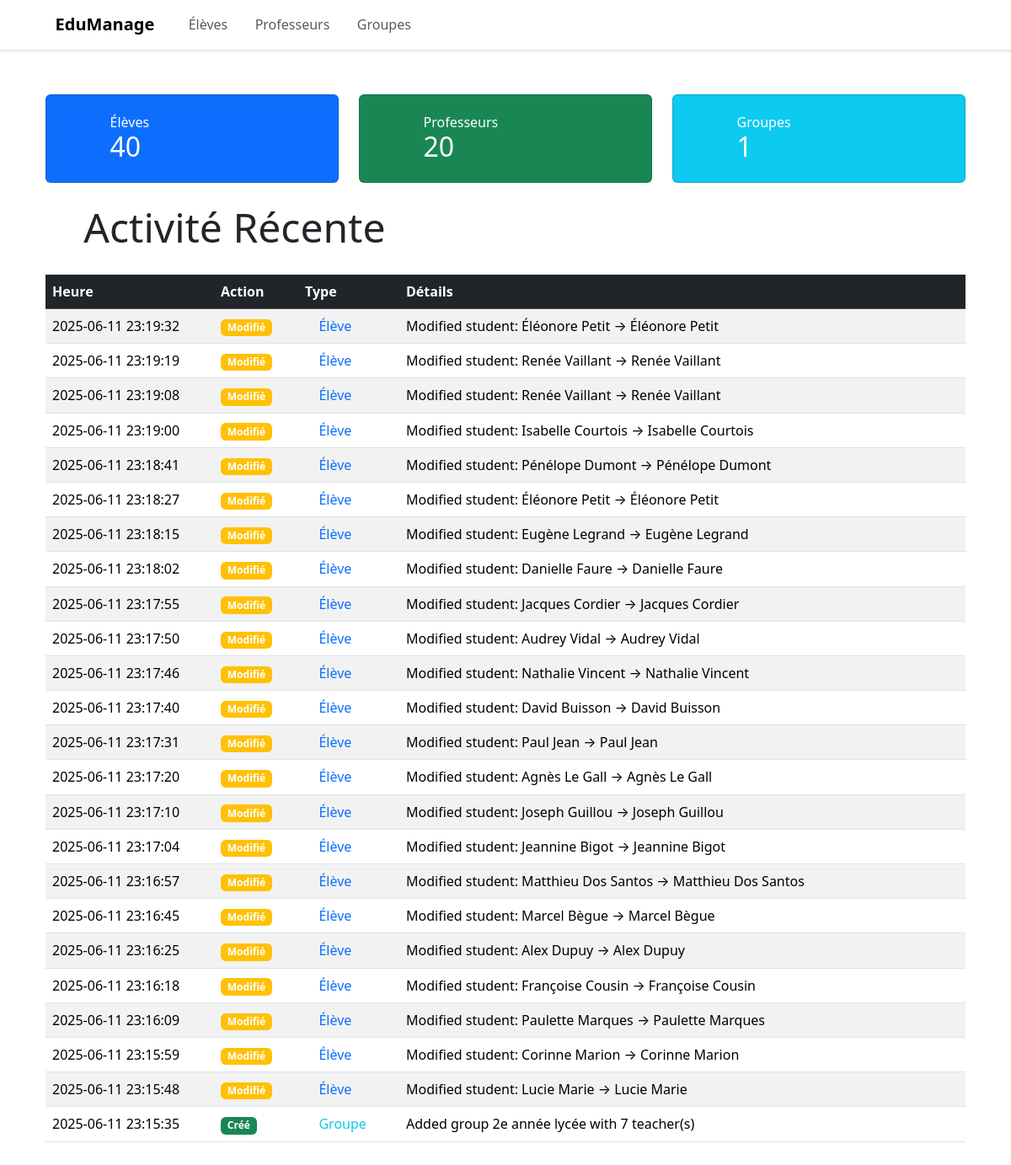
Page / (signed in) on the earlier database version.
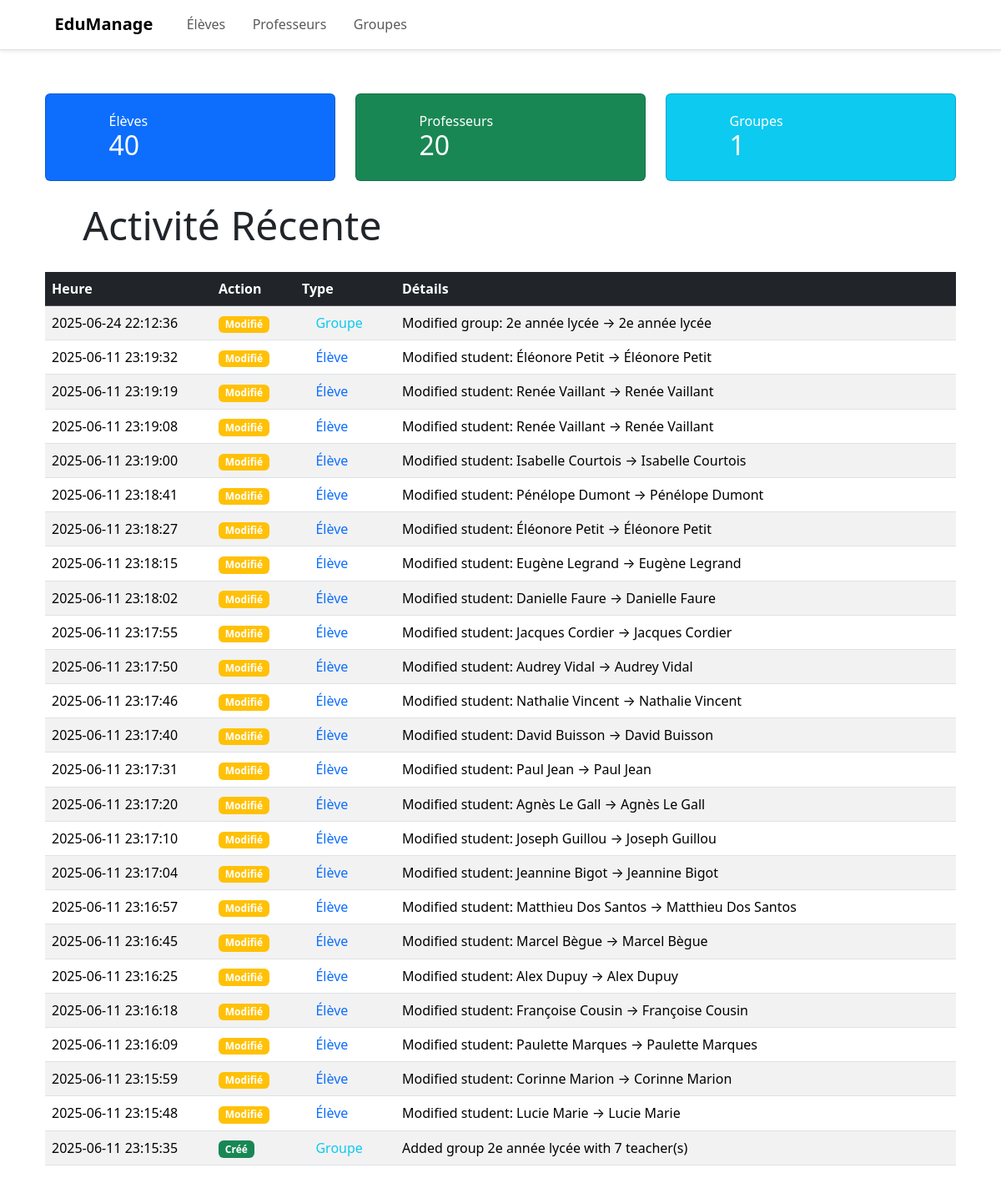
Same page on the later database version.
### app/models.py (models this page shows, shortened)
class Log(db.Model):
    id = db.Column(db.Integer, primary_key=True)
    action = db.Column(db.String(200), nullable=False)
    timestamp = db.Column(db.DateTime, nullable=False, default=datetime.utcnow)
    details = db.Column(db.String(500), nullable=True)
    entity_type = db.Column(db.String(50), nullable=False)
    user_id = db.Column(db.Integer, nullable=True)

### app/api/__init__.py (the view)
    @app.route("/")
    @login_required
    def home():
        logs = Log.query.order_by(Log.timestamp.desc()).limit(50).all()
        stats = {
            'student_count': Student.query.count(),
            'teacher_count': Teacher.query.count(),
            'group_count': Group.query.count()
        }
        return render_template("home.html", logs=logs, stats=stats)

### app/api/__init__.py (called while the page is built)
def register_routes(app):
    @app.route("/")
    @login_required
    def home():
        logs = Log.query.order_by(Log.timestamp.desc()).limit(50).all()
        stats = {
            'student_count': Student.query.count(),
            'teacher_count': Teacher.query.count(),
            'group_count': Group.query.count()
        }
        return render_template("home.html", logs=logs, stats=stats)
    register_student_routes(app)
    register_teacher_routes(app)
    register_group_routes(app)

### app/auth/auth.py (called while the page is built)
def login_required(f):
    @wraps(f)
    def decorated_function(*args, **kwargs):
        if 'logged_in' not in session:
            return redirect(url_for('login'))
        return f(*args, **kwargs)
    return decorated_function

### templates/home.html (shortened to what this page needs)
{% extends "base.html" %}
{% block content %}
<div class="container">
    <div class="row mb-4">
        <div class="col-md-4">
            <div class="card bg-primary text-white">
                <div class="card-body">
                    <div class="d-flex align-items-center">
                        <i class="bi bi-mortarboard display-4 me-3"></i>
                        <div>
                            <h6 class="card-title mb-0">Élèves</h6>
                            <h2 class="card-text mb-0">{{ stats.student_count }}</h2>
                        </div>
                    </div>
                </div>
            </div>
        </div>
        <div class="col-md-4">
            <div class="card bg-success text-white">
                <div class="card-body">
                    <div class="d-flex align-items-center">
                        <i class="bi bi-person-workspace display-4 me-3"></i>
                        <div>
                            <h6 class="card-title mb-0">Professeurs</h6>
                            <h2 class="card-text mb-0">{{ stats.teacher_count }}</h2>
                        </div>
                    </div>
                </div>
            </div>
        </div>
        <div class="col-md-4">
            <div class="card bg-info text-white">
                <div class="card-body">
                    <div class="d-flex align-items-center">
                        <i class="bi bi-people display-4 me-3"></i>
                        <div>
                            <h6 class="card-title mb-0">Groupes</h6>
                            <h2 class="card-text mb-0">{{ stats.group_count }}</h2>
                        </div>
                    </div>
                </div>
            </div>
        </div>
    </div>
    <div class="row align-items-center mb-4">
        <div class="col">
            <h1 class="display-5 mb-0">
                <i class="bi bi-clock-history me-2"></i>Activité Récente
            </h1>
        </div>
    </div>
    {% if logs %}
    <div class="table-responsive">
        <table class="table table-striped table-hover">
            <thead class="table-dark">
                <tr>
                    <th style="width: 200px">Heure</th>
                    <th style="width: 100px">Action</th>
                    <th style="width: 120px">Type</th>
                    <th>Détails</th>
                </tr>
            </thead>
            <tbody>
                {% for log in logs %}
                <tr>
                    <td>{{ log.timestamp.strftime('%Y-%m-%d %H:%M:%S') }}</td>
                    <td>
                        {% if log.action == 'create' %}
                        <span class="badge bg-success">Créé</span>
                        {% elif log.action == 'update' %}
                        <span class="badge bg-warning">Modifié</span>
                        {% elif log.action == 'delete' %}
                        <span class="badge bg-danger">Supprimé</span>
                        {% endif %}
                    </td>
                    <td>
                        {% if log.entity_type == 'student' %}
                        <span class="text-primary">
                            <i class="bi bi-mortarboard me-1"></i>Élève
                        </span>
                        {% elif log.entity_type == 'teacher' %}
                        <span class="text-success">
                            <i class="bi bi-person-workspace me-1"></i>Professeur
                        </span>
                        {% elif log.entity_type == 'group' %}
                        <span class="text-info">
                            <i class="bi bi-people me-1"></i>Groupe
                        </span>
                        {% endif %}
                    </td>
                    <td>{{ log.details }}</td>
                </tr>
                {% endfor %}
            </tbody>
        </table>
    </div>
    {% endif %}
</div>
{% endblock %}

Differences in the rows shown:
added Log: timestamp "2025-06-24 22:12:36", action "Modifié", entity_type "group" (drawn), details "Modified group: 2e année lycée → 2e année lycée"
